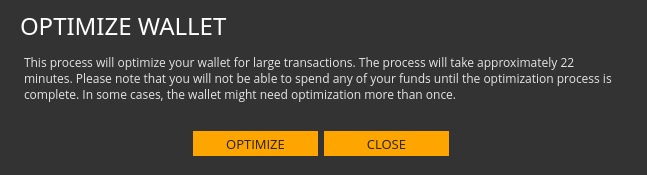
<?xml version="1.0" encoding="UTF-8"?>
<ui version="4.0">
 <class>transactionconfirmation</class>
 <widget class="QDialog" name="transactionconfirmation">
  <property name="geometry">
   <rect>
    <x>0</x>
    <y>0</y>
    <width>647</width>
    <height>175</height>
   </rect>
  </property>
  <property name="windowTitle">
   <string>Dialog</string>
  </property>
  <property name="styleSheet">
   <string notr="true">background-color: #333; color: #e5e5e5;</string>
  </property>
  <widget class="QGroupBox" name="groupBox">
   <property name="geometry">
    <rect>
     <x>10</x>
     <y>10</y>
     <width>621</width>
     <height>271</height>
    </rect>
   </property>
   <property name="styleSheet">
    <string notr="true">border: 0px;</string>
   </property>
   <property name="title">
    <string/>
   </property>
   <widget class="QLabel" name="label">
    <property name="geometry">
     <rect>
      <x>10</x>
      <y>0</y>
      <width>211</width>
      <height>31</height>
     </rect>
    </property>
    <property name="font">
     <font>
      <family>Oswald</family>
      <pointsize>18</pointsize>
     </font>
    </property>
    <property name="styleSheet">
     <string notr="true">color: white;</string>
    </property>
    <property name="text">
     <string>OPTIMIZE WALLET</string>
    </property>
   </widget>
   <widget class="QTextBrowser" name="textBrowser">
    <property name="geometry">
     <rect>
      <x>10</x>
      <y>40</y>
      <width>601</width>
      <height>61</height>
     </rect>
    </property>
    <property name="font">
     <font>
      <family>Open Sans</family>
      <pointsize>9</pointsize>
     </font>
    </property>
    <property name="html">
     <string>&lt;!DOCTYPE HTML PUBLIC &quot;-//W3C//DTD HTML 4.0//EN&quot; &quot;http://www.w3.org/TR/REC-html40/strict.dtd&quot;&gt;
&lt;html&gt;&lt;head&gt;&lt;meta name=&quot;qrichtext&quot; content=&quot;1&quot; /&gt;&lt;style type=&quot;text/css&quot;&gt;
p, li { white-space: pre-wrap; }
&lt;/style&gt;&lt;/head&gt;&lt;body style=&quot; font-family:'Open Sans'; font-size:9pt; font-weight:400; font-style:normal;&quot;&gt;
&lt;p style=&quot; margin-top:0px; margin-bottom:0px; margin-left:0px; margin-right:0px; -qt-block-indent:0; text-indent:0px;&quot;&gt;This process will optimize your wallet for large transactions. The process will take approximately 22 minutes. Please note that you will not be able to spend any of your funds until the optimization process is complete. In some cases, the wallet might need optimization more than once.&lt;/p&gt;&lt;/body&gt;&lt;/html&gt;</string>
    </property>
   </widget>
   <widget class="QWidget" name="layoutWidget_2">
    <property name="geometry">
     <rect>
      <x>0</x>
      <y>120</y>
      <width>621</width>
      <height>27</height>
     </rect>
    </property>
    <layout class="QHBoxLayout" name="horizontalLayout">
     <item>
      <spacer name="horizontalSpacer">
       <property name="orientation">
        <enum>Qt::Horizontal</enum>
       </property>
       <property name="sizeHint" stdset="0">
        <size>
         <width>40</width>
         <height>20</height>
        </size>
       </property>
      </spacer>
     </item>
     <item>
      <widget class="QPushButton" name="m_consolidateButton">
       <property name="minimumSize">
        <size>
         <width>125</width>
         <height>25</height>
        </size>
       </property>
       <property name="font">
        <font>
         <family>Open Sans</family>
         <pointsize>10</pointsize>
        </font>
       </property>
       <property name="styleSheet">
        <string notr="true">color: #222; border-radius: 0px; border: 0px solid; background-color: orange;</string>
       </property>
       <property name="text">
        <string>OPTIMIZE</string>
       </property>
      </widget>
     </item>
     <item>
      <widget class="QPushButton" name="m_closeButton">
       <property name="minimumSize">
        <size>
         <width>125</width>
         <height>25</height>
        </size>
       </property>
       <property name="font">
        <font>
         <family>Open Sans</family>
         <pointsize>10</pointsize>
        </font>
       </property>
       <property name="styleSheet">
        <string notr="true">color: #222; border-radius: 0px; border: 0px solid; background-color: orange;</string>
       </property>
       <property name="text">
        <string>CLOSE</string>
       </property>
      </widget>
     </item>
     <item>
      <spacer name="horizontalSpacer_2">
       <property name="orientation">
        <enum>Qt::Horizontal</enum>
       </property>
       <property name="sizeHint" stdset="0">
        <size>
         <width>40</width>
         <height>20</height>
        </size>
       </property>
      </spacer>
     </item>
    </layout>
   </widget>
  </widget>
 </widget>
 <resources/>
 <connections>
  <connection>
   <sender>m_closeButton</sender>
   <signal>clicked()</signal>
   <receiver>transactionconfirmation</receiver>
   <slot>reject()</slot>
   <hints>
    <hint type="sourcelabel">
     <x>330</x>
     <y>203</y>
    </hint>
    <hint type="destinationlabel">
     <x>323</x>
     <y>114</y>
    </hint>
   </hints>
  </connection>
  <connection>
   <sender>m_consolidateButton</sender>
   <signal>clicked()</signal>
   <receiver>transactionconfirmation</receiver>
   <slot>accept()</slot>
   <hints>
    <hint type="sourcelabel">
     <x>255</x>
     <y>203</y>
    </hint>
    <hint type="destinationlabel">
     <x>323</x>
     <y>114</y>
    </hint>
   </hints>
  </connection>
 </connections>
</ui>
